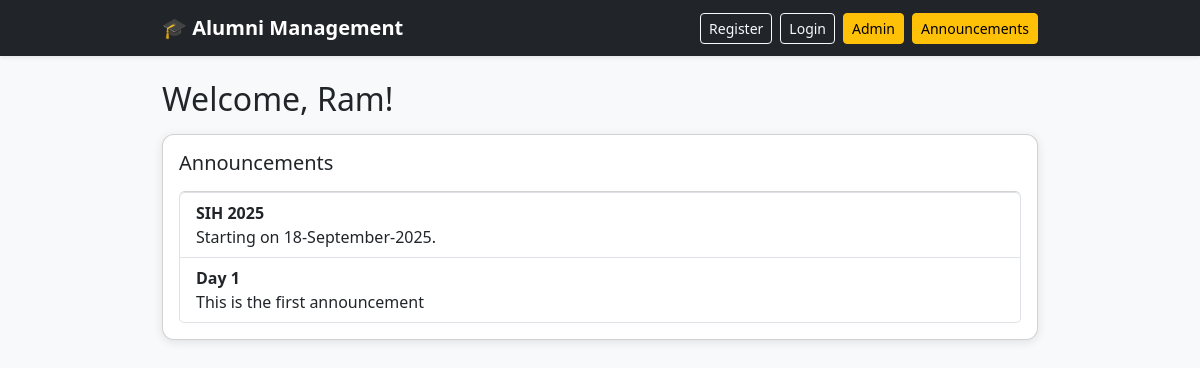
Page /dashboard (signed in) on the committed database.
### tables this page shows
CREATE TABLE announcements (
                    id INTEGER PRIMARY KEY AUTOINCREMENT,
                    title TEXT,
                    message TEXT
                );

### app.py (the view, shortened to what this page needs)
@app.route("/dashboard")
def dashboard():
    if "user_id" in session:
        conn = sqlite3.connect("database.db")
        cursor = conn.cursor()
        cursor.execute("SELECT * FROM announcements ORDER BY id DESC")
        announcements = cursor.fetchall()
        conn.close()
        return render_template("dashboard.html", user=session.get("user"), announcements=announcements)
    else:
        return redirect(url_for("login"))

### templates/dashboard.html
{% extends "base.html" %}
{% block content %}
<h2>Welcome, {{ user }}!</h2>
<div class="card p-3 mt-3">
    <h5>Announcements</h5>
    {% if announcements %}
        <ul class="list-group mt-2">
            {% for ann in announcements %}
            <li class="list-group-item">
                <strong>{{ ann[1] }}</strong><br>{{ ann[2] }}
            </li>
            {% endfor %}
        </ul>
    {% else %}
        <p class="text-muted">No announcements yet.</p>
    {% endif %}
</div>
{% endblock %}

### templates/base.html (style rules this page uses)
body { background: #f8f9fa; }
.card { border-radius: 12px; box-shadow: 0px 2px 10px rgba(0,0,0,0.1); }

### rows in the picture
announcements: title "SIH 2025", message "Starting on 18-September-2025."
announcements: title "Day 1", message "This is the first announcement"

### other values in the picture
{{ user }} "Ram"
